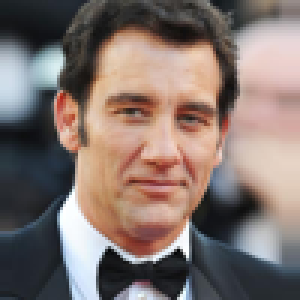
#> input picture train/im103.jpg, 100 x 100 px, given in place of im1.jpg, which was not available (shown 3 times larger)
$ python main.py
#> lines starting #> are read from the running program, lines starting #| are printed output that depends on the picture; pictures that were not available may be replaced by others from this repository, and a replacement may not be noted
import cv2
from skimage.feature import hog
import numpy as np
from sklearn import svm
from skimage.transform import resize
import pickle

ppc = 16
hog_images = []
hog_features = []
hog_features_test = []
categories = []
categories = np.array(categories).reshape(len(categories), 1)

# age = 7 - 11 (anak2), 12 - 25(remaja), 26 - 45(dewasa), >45 (tua)
hog_images_age = []
hog_features_age = []
hog_features_test_age = []
ages = []
ages = np.array(ages).reshape(len(ages), 1)

for i in range(1, 401):
    img = cv2.imread(f"train/im{i}.jpg")
#> img is the input picture: shape (100, 100, 3); mean B, G, R 109.9, 115.2, 130.2
    if i <= 201:
        categories = np.append(categories, 1)
    else:
        categories = np.append(categories, 2)

    img_resized = resize(img, (150, 150))
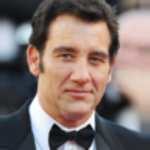
#> img_resized: shape (150, 150, 3) float64; mean B, G, R 0.431, 0.452, 0.511
    #print(img_resized)
    #print("training image")
    img_parsed = np.float32(img_resized)
    greyscale_img = cv2.cvtColor(img_parsed, cv2.COLOR_BGR2GRAY)
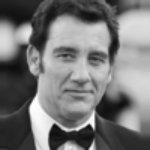
#> greyscale_img: shape (150, 150) float32; min 0.0574, max 0.999, mean 0.467
    fd, hog_image = hog(greyscale_img, orientations=8, pixels_per_cell=(ppc, ppc),
                        cells_per_block=(4, 4), block_norm='L2', visualize=True)
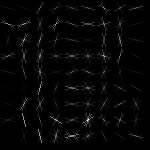
#> hog_image: shape (150, 150) float32; min 0, max 0.156, mean 0.00352; drawn with min black and max white
#> fd = 4608 values, max 0.47 at index 3183, min 0 at index 9, mean 0.0588
    hog_images.append(hog_image)
    hog_features.append(fd)
#> pass 2 of the loop `for i in range(1, 401):`:
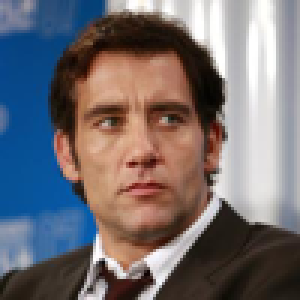
#> input picture train/im108.jpg, 100 x 100 px, given in place of im2.jpg, which was not available (shown 3 times larger)
#> img is the input picture: shape (100, 100, 3); mean B, G, R 114.2, 110.4, 115.9
#> `greyscale_img = cv2.cvtColor(img_parsed, cv2.COLOR_BGR2GRAY)`:
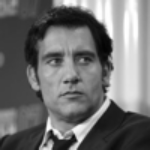
#> greyscale_img: shape (150, 150) float32; min 0.013, max 1, mean 0.441
#> `fd, hog_image = hog(greyscale_img, orientations=8, pixels_per_cell=(pp..`:
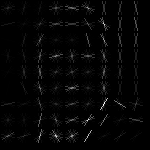
#> hog_image: shape (150, 150) float32; min 0, max 0.163, mean 0.00338; drawn with min black and max white
#> fd = 4608 values, max 0.607 at index 3049, min 0 at index 184, mean 0.055
#> (the run stopped early here; a loop or call above may not have finished)
